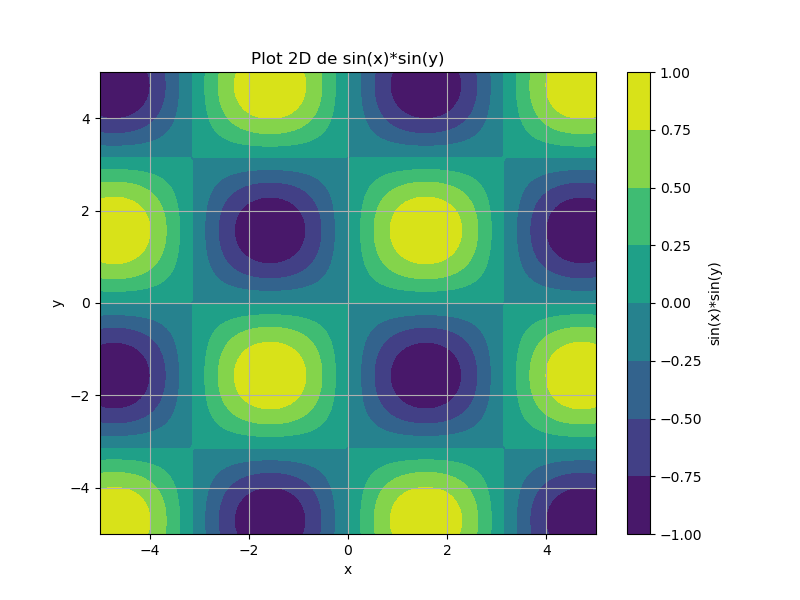

Recreate this plot in Python.
import numpy as np
import matplotlib.pyplot as plt

# Définition de la fonction
def function(x, y):
    return np.sin(x) * np.sin(y)

# Génération de valeurs pour x et y
x = np.linspace(-5, 5, 100)
y = np.linspace(-5, 5, 100)
X, Y = np.meshgrid(x, y)
Z = function(X, Y)

# Tracé du graphique 2D
plt.figure(figsize=(8, 6))
plt.contourf(X, Y, Z, cmap='viridis')
plt.colorbar(label='sin(x)*sin(y)')
plt.title('Plot 2D de sin(x)*sin(y)')
plt.xlabel('x')
plt.ylabel('y')
plt.grid(True)
plt.show()
